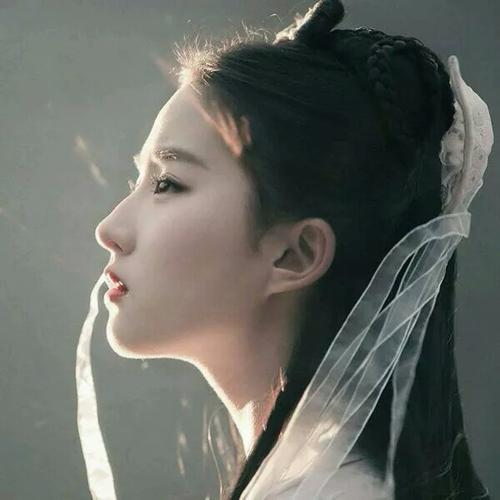
#> input picture img/Crystal.jpg, 500 x 500 px
$ python tutorial_17_canny.py
#> lines starting #> are read from the running program, lines starting #| are printed output that depends on the picture; after the words box and inside, x2 and y2 are one past the last pixel; in counts of white or black regions, pixels touching at a corner belong together
#> in main, src is the input picture: shape (500, 500, 3); mean B, G, R 98.4, 104.7, 102
import cv2 as cv
import numpy as np

# canny运算步骤：5步
# 1. 高斯模糊 - GaussianBlur, 去除噪声
# 2. 灰度转换 - cvtColor
# 3. 计算梯度 - Sobel/Scharr
# 4. 非极大值抑制， 将模糊的边界变得清晰（sharp），消除误检
# 5. 高低阈值输出二值图像

# 非极大值抑制：
# 算法使用一个3×3邻域作用在幅值阵列M[i,j]的所有点上；
# 每一个点上，邻域的中心像素M[i,j]与沿着梯度线的两个元素进行比较，
# 其中梯度线是由邻域的中心点处的扇区值ζ[i,j]给出。
# 如果在邻域中心点处的幅值M[i,j]不比梯度线方向上的两个相邻点幅值大，则M[i,j]赋值为零，否则维持原值；
# 此过程可以把M[i,j]宽屋脊带细化成只有一个像素点宽，即保留屋脊的高度值。

# 高低阈值连接
# 阈值T1<T2,
# 如果边缘像素的值高于T2，则将其标记为强边缘像素，保留
# 如果边缘像素的值小于T1，则将其抑制
# 如果边缘像素的梯度值小于T2且大于T1，则将其标记为弱边缘像素
# 推荐高低阈值比值为 3:1 或 2:1


def edge_demo(image):
    # 高斯模糊
    blurred = cv.GaussianBlur(image, (3, 3), 0)

    # 灰度转换
    gray = cv.cvtColor(blurred, cv.COLOR_BGR2GRAY)
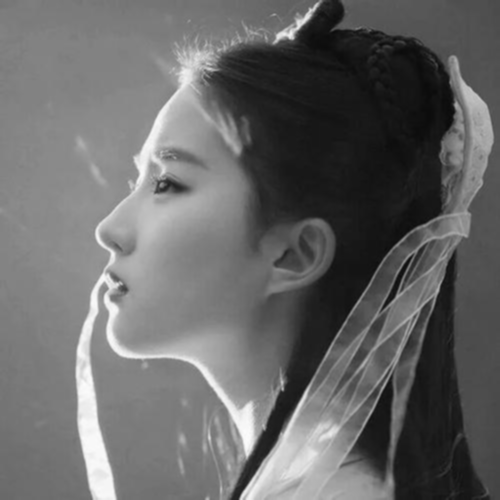
#> gray: shape (500, 500); min 11, max 252, mean 103.1

    # 直接使用 gray图像
    # Canny(image, threshold1, threshold2, edges=None, apertureSize=None, L2gradient=None) -> edges
    edge_output = cv.Canny(gray, 50, 150)
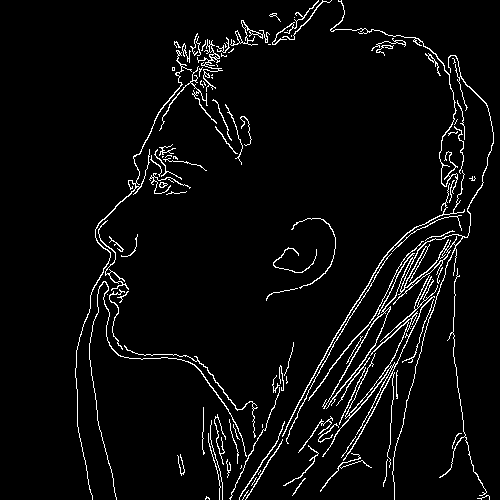
#> edge_output: shape (500, 500); 4.3% white in thin lines or dots, all inside (x1, y1, x2, y2) = (75, 0, 494, 500)

    # 函数重载，使用梯度图像
    # grad_x = cv.Sobel(gray, cv.CV_16SC1, 1, 0)  # CV_16SC1 16位有符号整型单通道矩阵（S符号整型 U无符号整型 F浮点型 C1单通道）
    # grad_y = cv.Sobel(gray, cv.CV_16SC1, 0, 1)
    # Canny(dx, dy, threshold1, threshold2[, edges[, L2gradient]]) -> edges
    # edge_output = cv.Canny(grad_x, grad_y, 30, 150)

    # 彩色边缘
    bgr_edge = cv.bitwise_and(image, image, mask=edge_output)
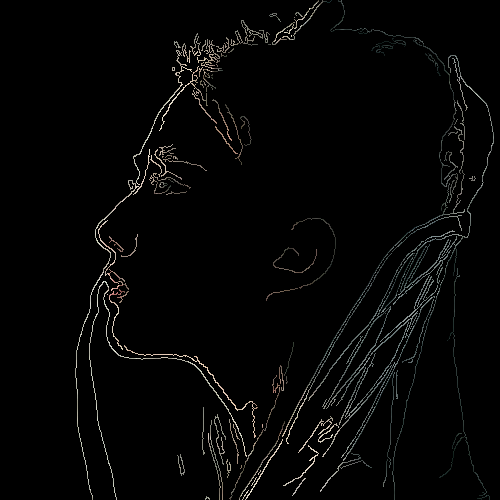
#> bgr_edge: shape (500, 500, 3); mean B, G, R 5, 5.4, 5.4

    cv.imshow("gray", gray)
    cv.imshow("edge", edge_output)
    cv.imshow("bgr_edge", bgr_edge)


def main():
    src = cv.imread("img/Crystal.jpg")
    cv.imshow("demo",src)

    edge_demo(src)

    cv.waitKey(0)  # 等有键输入或者1000ms后自动将窗口消除，0表示只用键输入结束窗口
    cv.destroyAllWindows()  # 关闭所有窗口


if __name__ == '__main__':
    main()

$ run again, with img/19_39_38.jpg copied over img/Crystal.jpg
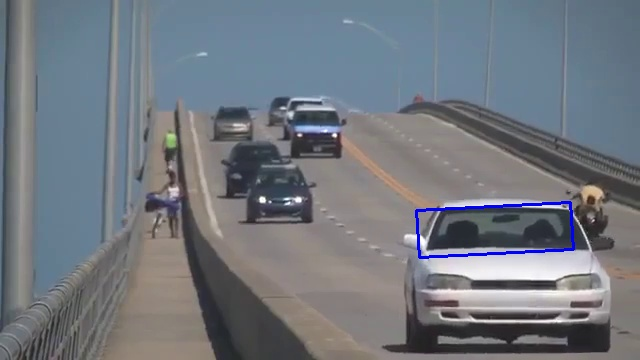
#> input picture img/19_39_38.jpg, 640 x 360 px
#> in main, src is the input picture: shape (360, 640, 3); mean B, G, R 126.9, 119.2, 113.6
#> in edge_demo, `edge_output = cv.Canny(gray, 50, 150)`:
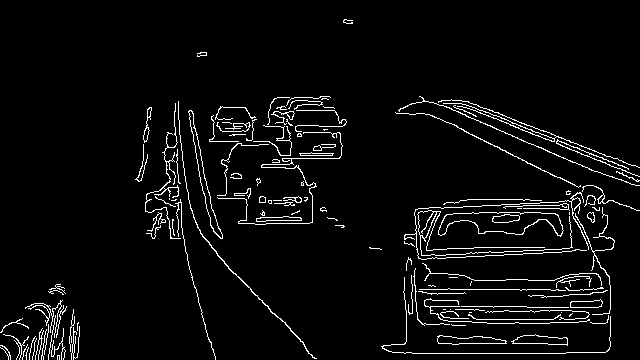
#> edge_output: shape (360, 640); 4.5% white in thin lines or dots
#> in edge_demo, `bgr_edge = cv.bitwise_and(image, image, mask=edge_output)`:
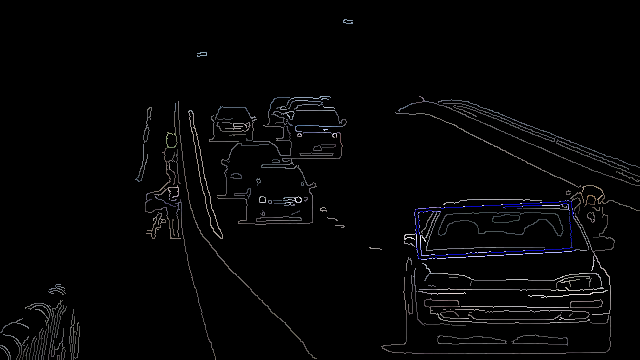
#> bgr_edge: shape (360, 640, 3); mean B, G, R 5.3, 4.8, 4.9
